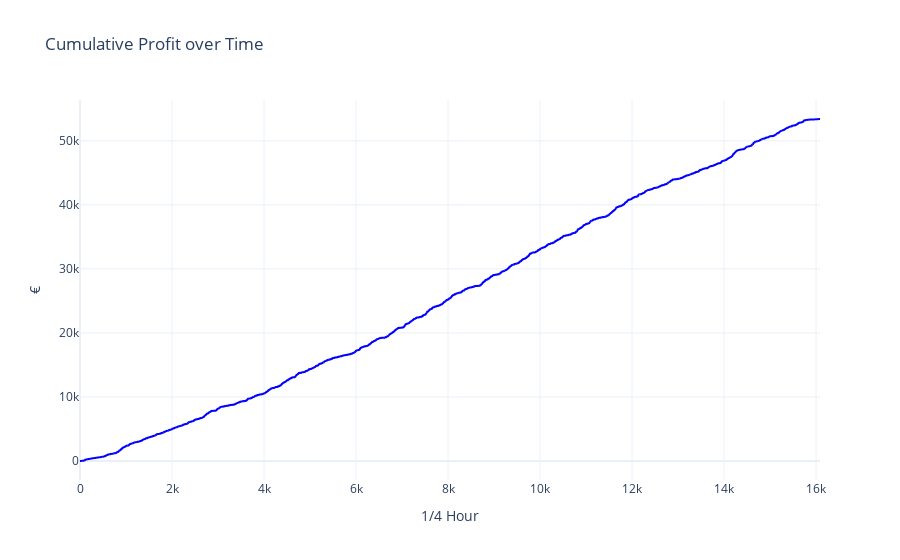
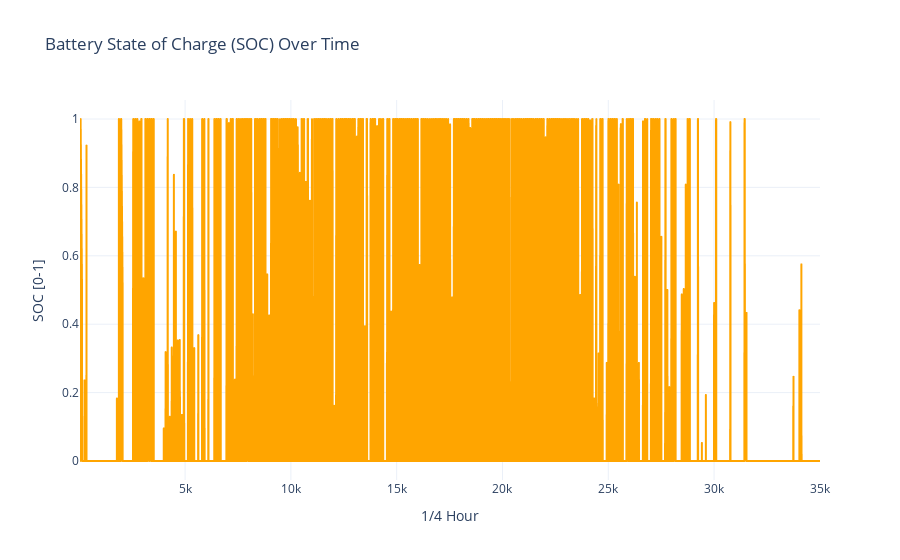
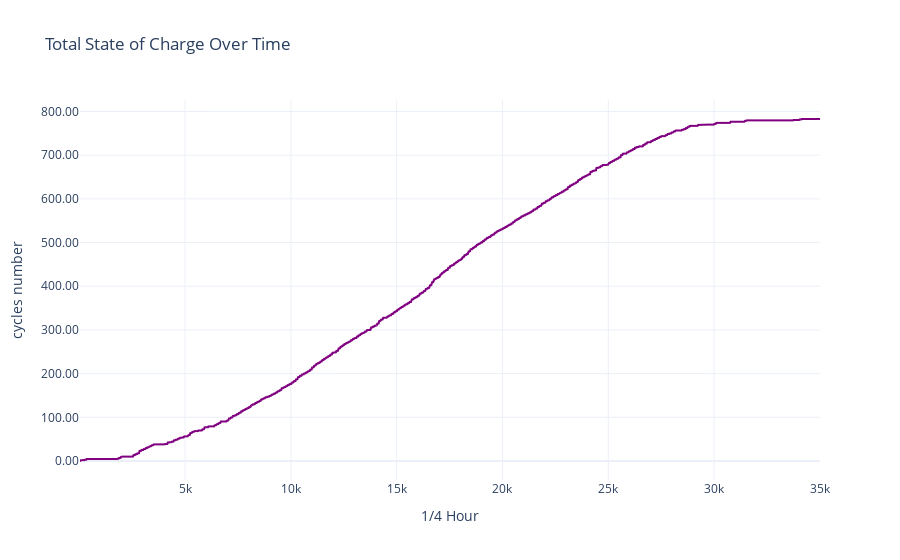
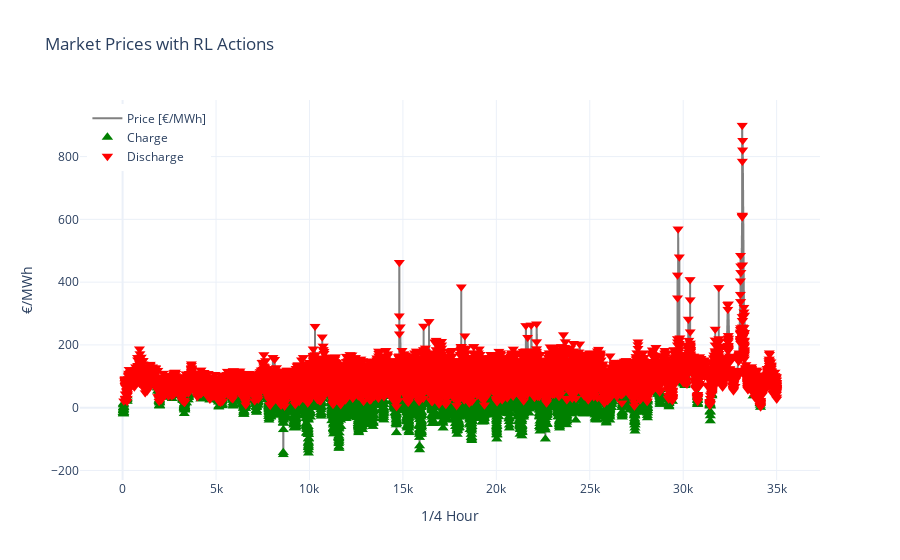

The code cell stored with these charts, in order, in its notebook:
### Code cell
import gym
import numpy as np
import pandas as pd
import matplotlib.pyplot as plt
from gym import spaces
from stable_baselines3 import PPO
import plotly.graph_objects as go
import plotly.express as px
import openpyxl
import random

seed = random.randint(0, 1000000)
print(f"Random seed used for this run: {seed}")

np.random.seed(seed)
random.seed(seed)

import torch
torch.manual_seed(seed)

# -----------------------------------------------
# LOAD EXCEL DATA
# -----------------------------------------------

excel_path = "/Users/administrator/Documents/Christian_meyer_energy_consulting/untitled folder/batterie project 2024 v2.xlsx"
df_excel = pd.read_excel(excel_path, skiprows=16)

production = df_excel["Production (kWh)"].values
prices = df_excel["Euro/MWh"].values

# Quick plot to check:
plt.plot(prices)
plt.title("Loaded prices from Excel")
plt.show()

# -----------------------------------------------
# ENVIRONMENT
# -----------------------------------------------

class BatteryEnv(gym.Env):
    def __init__(self, prices, production,
                 capacity_kwh=500.0,
                 charge_rate=225.0,
                 discharge_rate=225.0,
                 efficiency=0.9):
        super().__init__()
        self.prices = prices
        self.production = production
        self.T = len(prices)
        self.capacity = capacity_kwh
        self.charge_rate = charge_rate
        self.discharge_rate = discharge_rate
        self.eff = efficiency
        self.steps_per_day = 96  # 15-min steps
        self.prev_action = None
        self.prev_price = None
        self.discharge_count = 0
        self.prev_delta_reward = 0.0
        self.delta_reward = 0.0
        
        self.low_price_threshold = np.percentile(prices, 15)
        self.high_price_threshold = np.percentile(prices, 75)
        self.mean_price = np.mean(prices)/1000

        max_price = np.max(prices)
        max_prod = np.max(production)
        self.observation_space = spaces.Box(
            low=np.array([0.0, 0.0, 0.0]),
            high=np.array([max_price, max_prod, 1.0]),
            dtype=np.float32
        )
        self.action_space = spaces.Discrete(3)  # 0: charge, 1: hold, 2: discharge
    def seed(self, seed=None):
        np.random.seed(seed)
        random.seed(seed)
        try:
            import torch
            torch.manual_seed(seed)
        except ImportError:
            pass
    def reset(self):
        self.t = 0
        self.soc = 0.0
        self.total_profit = 0.0
        self.total_soc = 0.0
        self.total_energy_charged = 0.0
        self.total_energy_discharged = 0.0
        self.prev_action = None
        self.prev_price = None
        self.prev_delta_reward = 0.0
        self.discharge_count = 0
        obs = np.array([self.prices[self.t], self.production[self.t], self.soc], dtype=np.float32)
        return obs

    def step(self, action):
        price = self.prices[self.t]
        actual_production = self.production[self.t]
        
        # reset discharge count every 24 hours
        if self.t % self.steps_per_day == 0:
            self.discharge_count = 0
        
        CHARGE = 0
        HOLD = 1
        DISCHARGE = 2

        # Initialize penalty to 0
        penalty = 0

        # Skip step if no production (night)
        if actual_production == 0:
            self.t += 1
            done = self.t >= self.T
            next_price = self.prices[min(self.t, self.T-1)]
            next_prod = self.production[min(self.t, self.T-1)]
            obs = np.array([next_price, next_prod, self.soc], dtype=np.float32)
            info = dict(
                skip=True,
                soc=self.soc,
                reward=0,
                profit=0,
                price=price,
                action="skip",
                cumulative_profit=self.total_profit
            )
            return obs, 0, done, info

        # Otherwise proceed normally
        profit = 0
        energy_charged = 0.0
        energy_discharged = 0.0
        charge_bonus = 0.0
        #bonus = 0.0

        if action == CHARGE:
            available_capacity = self.capacity * (1.0 - self.soc)
            charge_amount = min(self.charge_rate, available_capacity, actual_production)
            energy_charged = charge_amount
            excess_prod = actual_production - charge_amount

            self.soc += (charge_amount / self.capacity) * self.eff
            self.soc = np.clip(self.soc, 0.0, 1.0)

            if price > 0:
                profit += excess_prod * price / 1000
            LOW_PRICE_THRESHOLD = 40
            LOW_PRICE_BONUS = 15.0
            
            if action == CHARGE and (0 < price <= LOW_PRICE_THRESHOLD):
                charge_bonus = LOW_PRICE_BONUS * (LOW_PRICE_THRESHOLD - price) / LOW_PRICE_THRESHOLD
              

        elif action == DISCHARGE:
            available_energy = self.capacity * self.soc
            discharge_amount = min(self.discharge_rate, available_energy)
            energy_discharged = discharge_amount

            revenue_from_discharge = price * discharge_amount/1000
            self.soc -= (discharge_amount / self.capacity) / self.eff
            self.soc = np.clip(self.soc, 0.0, 1.0)

            revenue_from_prod = price * actual_production/1000
            profit += revenue_from_discharge + revenue_from_prod

            #penalty for low price discharge closer to charge price
            

        elif action == HOLD:
            revenue = price * actual_production/1000
            profit += revenue
            #sigma = 10.0
            #bonus = 5*np.exp(-((price - 50) / 2* sigma**2))


    
        reward = profit + charge_bonus 
        #+ bonus

        # Update previous action and price
        self.prev_action = action
        self.prev_price = price

        # Penalty for too mush charge actions
    

        # Normalize reward
        

        # Update total profit
        self.total_profit += profit
        
        self.total_energy_charged += energy_charged
        self.total_energy_discharged += energy_discharged
        self.total_soc += (abs(energy_discharged) + abs(energy_charged))/ self.capacity

        self.t += 1
        done = self.t >= self.T

        next_price = self.prices[min(self.t, self.T-1)]
        next_prod = self.production[min(self.t, self.T-1)]
        obs = np.array([next_price, next_prod, self.soc], dtype=np.float32)

        info = dict(
            soc=self.soc,
            energy_charged=energy_charged,
            energy_discharged=energy_discharged,
            reward=reward,
            price=price,
            action=int(action),
            profit=profit,
            cumulative_profit=self.total_profit,
            yearly_cycle = self.total_soc
        )

        return obs, reward, done, info

# -----------------------------------------------
# TRAIN MODEL
# -----------------------------------------------

env = BatteryEnv(prices, production)
try:
    model = PPO.load("ppo_battery_model_bonus_removed", env=env, verbose=1, seed=seed)
    print("✅ Loaded previous model successfully.")
except FileNotFoundError:
    print("⚠️ No previous model found. Training from scratch.")
model = PPO("MlpPolicy", env, verbose=1, seed=seed)

# Now train
model.learn(total_timesteps=200_000)
model.save("ppo_battery_model_bonus_removed")

print("Training complete.")

# -----------------------------------------------
# EVALUATE TRAINED AGENT
# -----------------------------------------------

obs = env.reset()
records = []

for t in range(len(prices)):
    action, _ = model.predict(obs, deterministic=True)
    next_obs, reward, done, info = env.step(action)

    if info.get("skip", False):
        obs = next_obs
        continue

    records.append({
        "t": t,
        "price": obs[0],
        "production": obs[1],
        "soc": obs[2],
        "action": action,
        "reward": reward,
        "cumulative_profit": info["cumulative_profit"],
        "total_soc": info["yearly_cycle"],
        "energy_charged": info["energy_charged"],
        "energy_discharged": info["energy_discharged"],
    })

    obs = next_obs
    if done:
        break

df = pd.DataFrame(records)
df.to_csv("battery_rl_results.csv", index=False)


# -----------------------------------------------
# PLOT
# -----------------------------------------------

fig1 = go.Figure()
fig1.add_trace(go.Scattergl(
    y=df['cumulative_profit'],
    mode='lines',
    name='Cumulative Profit (€)',
    line=dict(color='blue')
))
fig1.update_layout(
    title='Cumulative Profit over Time',
    yaxis_title='€',
    xaxis_title='1/4 Hour',
    template='plotly_white'
)
fig1.show()

print(f"Final profit with battery: {df['cumulative_profit'].iloc[-1]:,.2f} €")

fig2 = go.Figure()
fig2.add_trace(go.Scattergl(
    x=df["t"],
    y=df["soc"],
    mode='lines',
    name='State of Charge',
    line=dict(color='orange')
))
fig2.update_layout(
    title='Battery State of Charge (SOC) Over Time',
    xaxis_title='1/4 Hour',
    yaxis_title='SOC [0-1]',
    template='plotly_white'
)
fig2.show()

fig6 = go.Figure()
fig6.add_trace(go.Scattergl(
    x=df["t"],
    y=df["total_soc"],
    mode='lines',
    name='Total SOC',
    line=dict(color='purple')
))
fig6.update_layout(
    title='Total State of Charge Over Time',
    xaxis_title='1/4 Hour',
    yaxis_title='cycles number',
    template='plotly_white',
    yaxis=dict(tickformat=".2f"),
)
fig6.show()

fig3 = go.Figure()

# price line
fig3.add_trace(go.Scattergl(
    x=df["t"],
    y=df["price"],
    mode='lines',
    name='Price [€/MWh]',
    line=dict(color='gray')
))

# Charge markers
fig3.add_trace(go.Scattergl(
    x=df.loc[df.action == 0, "t"],
    y=df.loc[df.action == 0, "price"],
    mode='markers',
    marker=dict(color='green', symbol='triangle-up', size=10),
    name='Charge'
))

# Discharge markers
fig3.add_trace(go.Scattergl(
    x=df.loc[df.action == 2, "t"],
    y=df.loc[df.action == 2, "price"],
    mode='markers',
    marker=dict(color='red', symbol='triangle-down', size=10),
    name='Discharge'
))

# Hold markers
fig3.add_trace(go.Scattergl(
    x=df.loc[df.action == 1, "t"],
    y=df.loc[df.action == 1, "price"],
    mode='markers',
    marker=dict(color='grey', symbol='circle', size=6),
    name='Hold'
))

fig3.update_layout(
    title='Market Prices with RL Actions',
    xaxis_title='1/4 Hour',
    yaxis_title='€/MWh',
    legend=dict(y=0.99, x=0.01),
    template='plotly_white'
)
fig3.show()

fig4 = go.Figure()

fig4.add_trace(go.Histogram(
    x=df.loc[df.action == 0, 'price'],
    name='Charge',
    opacity=0.5,
    marker_color='green',
    nbinsx=30
))

fig4.add_trace(go.Histogram(
    x=df.loc[df.action == 2, 'price'],
    name='Discharge',
    opacity=0.5,
    marker_color='red',
    nbinsx=30
))

fig4.add_trace(go.Histogram(
    x=df.loc[df.action == 1, 'price'],
    name='Hold',
    opacity=0.5,
    marker_color='grey',
    nbinsx=30
))

fig4.update_layout(
    barmode='overlay',
    title='Distribution of Prices Triggering Actions',
    xaxis_title='€/MWh',
    yaxis_title='Count',
    template='plotly_white'
)
fig4.show()

final_profit = df['cumulative_profit'].values[-1]
print("\n" + "="*50)
print(f"Final profit WITH battery (RL): €{final_profit:,.2f}")
print("="*50)
print(f"Battery efficiency: {env.eff}")

### Figure 1 — Plotly figure (JSON) as saved in the notebook; plotly's stock layout.template omitted (floating-point values rounded to 4 significant figures; data arrays with more than 128 entries replaced by an {"elided": "..."} marker saying what was removed)
{"data": [{"line": {"color": "blue"}, "mode": "lines", "name": "Cumulative Profit (€)", "type": "scattergl", "y": {"elided": "16087 float values"}}], "layout": {"title": {"text": "Cumulative Profit over Time"}, "xaxis": {"title": {"text": "1/4 Hour"}}, "yaxis": {"title": {"text": "€"}}}}

### Figure 2 — Plotly figure (JSON) as saved in the notebook; plotly's stock layout.template omitted (floating-point values rounded to 4 significant figures; data arrays with more than 128 entries replaced by an {"elided": "..."} marker saying what was removed)
{"data": [{"line": {"color": "orange"}, "mode": "lines", "name": "State of Charge", "type": "scattergl", "x": {"elided": "16087 int values"}, "y": {"elided": "16087 float values"}}], "layout": {"title": {"text": "Battery State of Charge (SOC) Over Time"}, "xaxis": {"title": {"text": "1/4 Hour"}}, "yaxis": {"title": {"text": "SOC [0-1]"}}}}

### Figure 3 — Plotly figure (JSON) as saved in the notebook; plotly's stock layout.template omitted (floating-point values rounded to 4 significant figures; data arrays with more than 128 entries replaced by an {"elided": "..."} marker saying what was removed)
{"data": [{"line": {"color": "purple"}, "mode": "lines", "name": "Total SOC", "type": "scattergl", "x": {"elided": "16087 int values"}, "y": {"elided": "16087 float values"}}], "layout": {"title": {"text": "Total State of Charge Over Time"}, "xaxis": {"title": {"text": "1/4 Hour"}}, "yaxis": {"tickformat": ".2f", "title": {"text": "cycles number"}}}}

### Figure 4 — Plotly figure (JSON) as saved in the notebook; plotly's stock layout.template omitted (floating-point values rounded to 4 significant figures; data arrays with more than 128 entries replaced by an {"elided": "..."} marker saying what was removed)
{"data": [{"line": {"color": "gray"}, "mode": "lines", "name": "Price [€/MWh]", "type": "scattergl", "x": {"elided": "16087 int values"}, "y": {"elided": "16087 float values"}}, {"marker": {"color": "green", "size": 10, "symbol": "triangle-up"}, "mode": "markers", "name": "Charge", "type": "scattergl", "x": {"elided": "6040 int values"}, "y": {"elided": "6040 float values"}}, {"marker": {"color": "red", "size": 10, "symbol": "triangle-down"}, "mode": "markers", "name": "Discharge", "type": "scattergl", "x": {"elided": "10047 int values"}, "y": {"elided": "10047 float values"}}, {"marker": {"color": "grey", "size": 6, "symbol": "circle"}, "mode": "markers", "name": "Hold", "type": "scattergl", "x": [], "y": []}], "layout": {"legend": {"x": 0.01, "y": 0.99}, "title": {"text": "Market Prices with RL Actions"}, "xaxis": {"title": {"text": "1/4 Hour"}}, "yaxis": {"title": {"text": "€/MWh"}}}}
